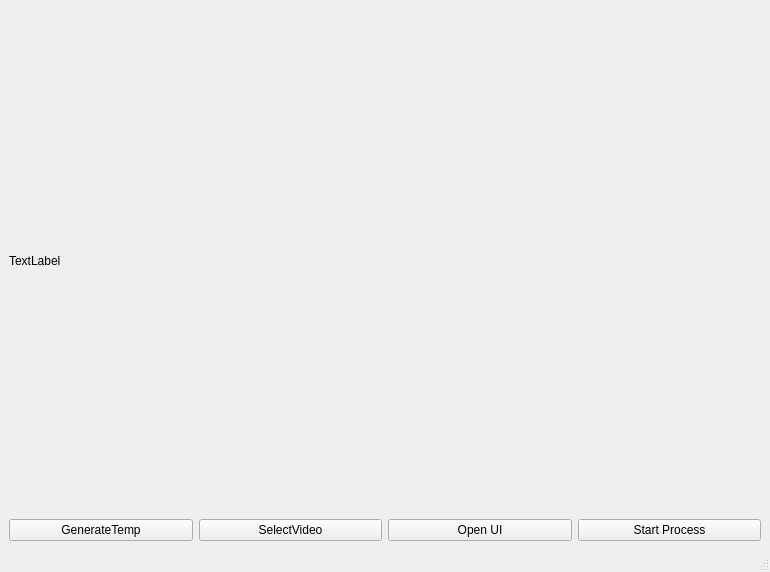
<?xml version="1.0" encoding="UTF-8"?>
<ui version="4.0">
 <class>MainWindow</class>
 <widget class="QMainWindow" name="MainWindow">
  <property name="geometry">
   <rect>
    <x>0</x>
    <y>0</y>
    <width>770</width>
    <height>572</height>
   </rect>
  </property>
  <property name="windowTitle">
   <string>MainWindow</string>
  </property>
  <widget class="QWidget" name="centralwidget">
   <layout class="QGridLayout" name="gridLayout">
    <item row="0" column="0" colspan="4">
     <widget class="QLabel" name="label">
      <property name="minimumSize">
       <size>
        <width>752</width>
        <height>480</height>
       </size>
      </property>
      <property name="text">
       <string>TextLabel</string>
      </property>
     </widget>
    </item>
    <item row="1" column="0">
     <widget class="QPushButton" name="pushButton">
      <property name="text">
       <string>GenerateTemp</string>
      </property>
     </widget>
    </item>
    <item row="1" column="1">
     <widget class="QPushButton" name="pushButton3">
      <property name="text">
       <string>SelectVideo</string>
      </property>
     </widget>
    </item>
    <item row="1" column="2">
     <widget class="QPushButton" name="pushButton1">
      <property name="text">
       <string>Open UI</string>
      </property>
     </widget>
    </item>
    <item row="1" column="3">
     <widget class="QPushButton" name="pushButton2">
      <property name="text">
       <string>Start Process</string>
      </property>
     </widget>
    </item>
   </layout>
  </widget>
  <widget class="QMenuBar" name="menubar">
   <property name="geometry">
    <rect>
     <x>0</x>
     <y>0</y>
     <width>770</width>
     <height>23</height>
    </rect>
   </property>
  </widget>
  <widget class="QStatusBar" name="statusbar"/>
 </widget>
 <resources/>
 <connections/>
</ui>
